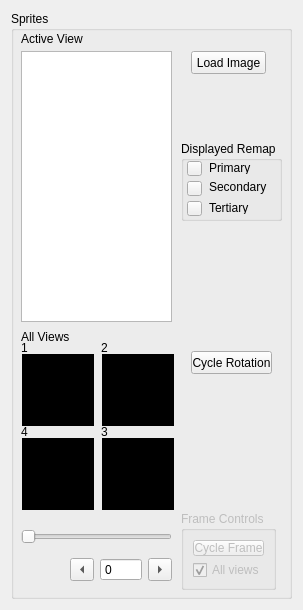
<?xml version="1.0" encoding="UTF-8"?>
<ui version="4.0">
 <class>Form</class>
 <widget class="QWidget" name="Form">
  <property name="geometry">
   <rect>
    <x>0</x>
    <y>0</y>
    <width>299</width>
    <height>610</height>
   </rect>
  </property>
  <property name="windowTitle">
   <string>Form</string>
  </property>
  <layout class="QGridLayout" name="gridLayout">
   <item row="0" column="0">
    <widget class="QGroupBox" name="groupBox_spriteSS">
     <property name="sizePolicy">
      <sizepolicy hsizetype="Fixed" vsizetype="Preferred">
       <horstretch>0</horstretch>
       <verstretch>0</verstretch>
      </sizepolicy>
     </property>
     <property name="minimumSize">
      <size>
       <width>281</width>
       <height>523</height>
      </size>
     </property>
     <property name="maximumSize">
      <size>
       <width>281</width>
       <height>16777215</height>
      </size>
     </property>
     <property name="title">
      <string>Sprites</string>
     </property>
     <widget class="QPushButton" name="pushButton_loadImage">
      <property name="geometry">
       <rect>
        <x>180</x>
        <y>40</y>
        <width>75</width>
        <height>23</height>
       </rect>
      </property>
      <property name="text">
       <string>Load Image</string>
      </property>
     </widget>
     <widget class="QLabel" name="sprite_view_preview0">
      <property name="enabled">
       <bool>true</bool>
      </property>
      <property name="geometry">
       <rect>
        <x>11</x>
        <y>343</y>
        <width>72</width>
        <height>72</height>
       </rect>
      </property>
      <property name="contextMenuPolicy">
       <enum>Qt::DefaultContextMenu</enum>
      </property>
      <property name="autoFillBackground">
       <bool>false</bool>
      </property>
      <property name="styleSheet">
       <string notr="true">QLabel {

	background-color: rgb(0, 0, 0);
}</string>
      </property>
      <property name="frameShape">
       <enum>QFrame::WinPanel</enum>
      </property>
      <property name="frameShadow">
       <enum>QFrame::Raised</enum>
      </property>
      <property name="lineWidth">
       <number>1</number>
      </property>
      <property name="text">
       <string/>
      </property>
      <property name="pixmap">
       <pixmap>:/images/res/frame.png</pixmap>
      </property>
     </widget>
     <widget class="QLabel" name="label_activeView">
      <property name="geometry">
       <rect>
        <x>10</x>
        <y>20</y>
        <width>71</width>
        <height>16</height>
       </rect>
      </property>
      <property name="text">
       <string>Active View</string>
      </property>
     </widget>
     <widget class="QLabel" name="label_2">
      <property name="geometry">
       <rect>
        <x>10</x>
        <y>318</y>
        <width>141</width>
        <height>16</height>
       </rect>
      </property>
      <property name="text">
       <string>All Views</string>
      </property>
     </widget>
     <widget class="QLabel" name="sprite_view_preview1">
      <property name="enabled">
       <bool>true</bool>
      </property>
      <property name="geometry">
       <rect>
        <x>91</x>
        <y>343</y>
        <width>72</width>
        <height>72</height>
       </rect>
      </property>
      <property name="contextMenuPolicy">
       <enum>Qt::DefaultContextMenu</enum>
      </property>
      <property name="autoFillBackground">
       <bool>false</bool>
      </property>
      <property name="styleSheet">
       <string notr="true">QLabel {

	background-color: rgb(0, 0, 0);
}</string>
      </property>
      <property name="frameShape">
       <enum>QFrame::WinPanel</enum>
      </property>
      <property name="frameShadow">
       <enum>QFrame::Raised</enum>
      </property>
      <property name="lineWidth">
       <number>1</number>
      </property>
      <property name="text">
       <string/>
      </property>
      <property name="pixmap">
       <pixmap>:/images/res/frame.png</pixmap>
      </property>
     </widget>
     <widget class="QLabel" name="sprite_view_preview2">
      <property name="enabled">
       <bool>true</bool>
      </property>
      <property name="geometry">
       <rect>
        <x>91</x>
        <y>427</y>
        <width>72</width>
        <height>72</height>
       </rect>
      </property>
      <property name="contextMenuPolicy">
       <enum>Qt::DefaultContextMenu</enum>
      </property>
      <property name="autoFillBackground">
       <bool>false</bool>
      </property>
      <property name="styleSheet">
       <string notr="true">QLabel {

	background-color: rgb(0, 0, 0);
}</string>
      </property>
      <property name="frameShape">
       <enum>QFrame::WinPanel</enum>
      </property>
      <property name="frameShadow">
       <enum>QFrame::Raised</enum>
      </property>
      <property name="lineWidth">
       <number>1</number>
      </property>
      <property name="text">
       <string/>
      </property>
      <property name="pixmap">
       <pixmap>:/images/res/frame.png</pixmap>
      </property>
     </widget>
     <widget class="QLabel" name="sprite_view_preview3">
      <property name="enabled">
       <bool>true</bool>
      </property>
      <property name="geometry">
       <rect>
        <x>11</x>
        <y>427</y>
        <width>72</width>
        <height>72</height>
       </rect>
      </property>
      <property name="contextMenuPolicy">
       <enum>Qt::DefaultContextMenu</enum>
      </property>
      <property name="autoFillBackground">
       <bool>false</bool>
      </property>
      <property name="styleSheet">
       <string notr="true">QLabel {

	background-color: rgb(0, 0, 0);
}</string>
      </property>
      <property name="frameShape">
       <enum>QFrame::WinPanel</enum>
      </property>
      <property name="frameShadow">
       <enum>QFrame::Raised</enum>
      </property>
      <property name="lineWidth">
       <number>1</number>
      </property>
      <property name="text">
       <string/>
      </property>
      <property name="pixmap">
       <pixmap>:/images/res/frame.png</pixmap>
      </property>
     </widget>
     <widget class="QPushButton" name="pushButton_cycleRotation">
      <property name="geometry">
       <rect>
        <x>180</x>
        <y>340</y>
        <width>81</width>
        <height>23</height>
       </rect>
      </property>
      <property name="text">
       <string>Cycle Rotation</string>
      </property>
     </widget>
     <widget class="QLabel" name="label">
      <property name="geometry">
       <rect>
        <x>10</x>
        <y>330</y>
        <width>47</width>
        <height>13</height>
       </rect>
      </property>
      <property name="text">
       <string>1</string>
      </property>
     </widget>
     <widget class="QLabel" name="label_3">
      <property name="geometry">
       <rect>
        <x>90</x>
        <y>330</y>
        <width>47</width>
        <height>13</height>
       </rect>
      </property>
      <property name="text">
       <string>2</string>
      </property>
     </widget>
     <widget class="QLabel" name="label_7">
      <property name="geometry">
       <rect>
        <x>10</x>
        <y>414</y>
        <width>47</width>
        <height>13</height>
       </rect>
      </property>
      <property name="text">
       <string>4</string>
      </property>
     </widget>
     <widget class="QLabel" name="label_8">
      <property name="geometry">
       <rect>
        <x>90</x>
        <y>414</y>
        <width>47</width>
        <height>13</height>
       </rect>
      </property>
      <property name="text">
       <string>3</string>
      </property>
     </widget>
     <widget class="QGroupBox" name="groupBox_remap">
      <property name="geometry">
       <rect>
        <x>170</x>
        <y>130</y>
        <width>101</width>
        <height>80</height>
       </rect>
      </property>
      <property name="title">
       <string>Displayed Remap</string>
      </property>
      <widget class="RemapColorSelectButton" name="pushButton_firstRemap">
       <property name="enabled">
        <bool>true</bool>
       </property>
       <property name="geometry">
        <rect>
         <x>6</x>
         <y>20</y>
         <width>15</width>
         <height>15</height>
        </rect>
       </property>
       <property name="toolTip">
        <string>&lt;html&gt;&lt;head/&gt;&lt;body&gt;&lt;p&gt;Change the color, with which the first remap should display in the viewing window. This does not change the object!&lt;/p&gt;&lt;/body&gt;&lt;/html&gt;</string>
       </property>
       <property name="styleSheet">
        <string notr="true"/>
       </property>
       <property name="text">
        <string/>
       </property>
      </widget>
      <widget class="QLabel" name="label_6">
       <property name="geometry">
        <rect>
         <x>28</x>
         <y>60</y>
         <width>47</width>
         <height>13</height>
        </rect>
       </property>
       <property name="text">
        <string>Tertiary</string>
       </property>
      </widget>
      <widget class="QLabel" name="label_5">
       <property name="geometry">
        <rect>
         <x>28</x>
         <y>36</y>
         <width>61</width>
         <height>20</height>
        </rect>
       </property>
       <property name="text">
        <string>Secondary</string>
       </property>
      </widget>
      <widget class="RemapColorSelectButton" name="pushButton_thirdRemap">
       <property name="enabled">
        <bool>true</bool>
       </property>
       <property name="geometry">
        <rect>
         <x>6</x>
         <y>60</y>
         <width>15</width>
         <height>15</height>
        </rect>
       </property>
       <property name="toolTip">
        <string>&lt;html&gt;&lt;head/&gt;&lt;body&gt;&lt;p&gt;Change the color, with which the third remap should display in the viewing window. This does not change the object!&lt;/p&gt;&lt;/body&gt;&lt;/html&gt;</string>
       </property>
       <property name="styleSheet">
        <string notr="true"/>
       </property>
       <property name="text">
        <string/>
       </property>
      </widget>
      <widget class="RemapColorSelectButton" name="pushButton_secondRemap">
       <property name="enabled">
        <bool>true</bool>
       </property>
       <property name="geometry">
        <rect>
         <x>6</x>
         <y>40</y>
         <width>15</width>
         <height>15</height>
        </rect>
       </property>
       <property name="toolTip">
        <string>&lt;html&gt;&lt;head/&gt;&lt;body&gt;&lt;p&gt;Change the color, with which the second remap should display in the viewing window. This does not change the object!&lt;/p&gt;&lt;/body&gt;&lt;/html&gt;</string>
       </property>
       <property name="styleSheet">
        <string notr="true"/>
       </property>
       <property name="text">
        <string/>
       </property>
      </widget>
      <widget class="QLabel" name="label_4">
       <property name="geometry">
        <rect>
         <x>28</x>
         <y>20</y>
         <width>47</width>
         <height>13</height>
        </rect>
       </property>
       <property name="text">
        <string>Primary</string>
       </property>
      </widget>
     </widget>
     <widget class="QGraphicsView" name="sprite_view_main">
      <property name="geometry">
       <rect>
        <x>10</x>
        <y>40</y>
        <width>151</width>
        <height>271</height>
       </rect>
      </property>
      <property name="autoFillBackground">
       <bool>false</bool>
      </property>
      <property name="horizontalScrollBarPolicy">
       <enum>Qt::ScrollBarAlwaysOff</enum>
      </property>
     </widget>
     <widget class="QGroupBox" name="widget_animation_controls">
      <property name="enabled">
       <bool>false</bool>
      </property>
      <property name="geometry">
       <rect>
        <x>170</x>
        <y>500</y>
        <width>95</width>
        <height>79</height>
       </rect>
      </property>
      <property name="title">
       <string>Frame Controls</string>
      </property>
      <property name="flat">
       <bool>false</bool>
      </property>
      <property name="checkable">
       <bool>false</bool>
      </property>
      <layout class="QVBoxLayout" name="verticalLayout">
       <item>
        <widget class="QPushButton" name="pushButton_cycleFrame">
         <property name="text">
          <string>Cycle Frame</string>
         </property>
        </widget>
       </item>
       <item>
        <widget class="QCheckBox" name="checkBox_allViewsCycleFrame">
         <property name="text">
          <string>All views</string>
         </property>
         <property name="checked">
          <bool>true</bool>
         </property>
        </widget>
       </item>
      </layout>
     </widget>
     <widget class="QWidget" name="groupBox_frame_controls" native="true">
      <property name="enabled">
       <bool>true</bool>
      </property>
      <property name="geometry">
       <rect>
        <x>10</x>
        <y>510</y>
        <width>151</width>
        <height>70</height>
       </rect>
      </property>
      <layout class="QGridLayout" name="gridLayout_2" rowstretch="0,0" columnstretch="1,2,1,0">
       <item row="0" column="0" colspan="4">
        <widget class="QSlider" name="horizontalSlider_spriteIndex">
         <property name="enabled">
          <bool>true</bool>
         </property>
         <property name="maximum">
          <number>0</number>
         </property>
         <property name="pageStep">
          <number>1</number>
         </property>
         <property name="orientation">
          <enum>Qt::Horizontal</enum>
         </property>
         <property name="tickPosition">
          <enum>QSlider::NoTicks</enum>
         </property>
         <property name="tickInterval">
          <number>21</number>
         </property>
        </widget>
       </item>
       <item row="1" column="3">
        <widget class="QToolButton" name="toolButton_2">
         <property name="enabled">
          <bool>true</bool>
         </property>
         <property name="text">
          <string/>
         </property>
         <property name="autoRepeat">
          <bool>true</bool>
         </property>
         <property name="arrowType">
          <enum>Qt::RightArrow</enum>
         </property>
        </widget>
       </item>
       <item row="1" column="2">
        <widget class="QSpinBox" name="spinbox_sprite_index">
         <property name="enabled">
          <bool>true</bool>
         </property>
         <property name="buttonSymbols">
          <enum>QAbstractSpinBox::NoButtons</enum>
         </property>
         <property name="showGroupSeparator" stdset="0">
          <bool>false</bool>
         </property>
         <property name="maximum">
          <number>0</number>
         </property>
        </widget>
       </item>
       <item row="1" column="1">
        <widget class="QToolButton" name="toolButton">
         <property name="enabled">
          <bool>true</bool>
         </property>
         <property name="text">
          <string/>
         </property>
         <property name="autoRepeat">
          <bool>true</bool>
         </property>
         <property name="arrowType">
          <enum>Qt::LeftArrow</enum>
         </property>
        </widget>
       </item>
      </layout>
     </widget>
     <zorder>groupBox_frame_controls</zorder>
     <zorder>widget_animation_controls</zorder>
     <zorder>pushButton_loadImage</zorder>
     <zorder>sprite_view_preview0</zorder>
     <zorder>label_activeView</zorder>
     <zorder>label_2</zorder>
     <zorder>sprite_view_preview1</zorder>
     <zorder>sprite_view_preview2</zorder>
     <zorder>sprite_view_preview3</zorder>
     <zorder>pushButton_cycleRotation</zorder>
     <zorder>label</zorder>
     <zorder>label_3</zorder>
     <zorder>label_7</zorder>
     <zorder>label_8</zorder>
     <zorder>groupBox_remap</zorder>
     <zorder>sprite_view_main</zorder>
    </widget>
   </item>
  </layout>
 </widget>
 <customwidgets>
  <customwidget>
   <class>RemapColorSelectButton</class>
   <extends>QPushButton</extends>
   <header>customwidgets</header>
  </customwidget>
 </customwidgets>
 <resources/>
 <connections>
  <connection>
   <sender>toolButton</sender>
   <signal>clicked()</signal>
   <receiver>spinbox_sprite_index</receiver>
   <slot>stepDown()</slot>
   <hints>
    <hint type="sourcelabel">
     <x>77</x>
     <y>568</y>
    </hint>
    <hint type="destinationlabel">
     <x>130</x>
     <y>568</y>
    </hint>
   </hints>
  </connection>
  <connection>
   <sender>toolButton_2</sender>
   <signal>clicked()</signal>
   <receiver>spinbox_sprite_index</receiver>
   <slot>stepUp()</slot>
   <hints>
    <hint type="sourcelabel">
     <x>144</x>
     <y>567</y>
    </hint>
    <hint type="destinationlabel">
     <x>123</x>
     <y>567</y>
    </hint>
   </hints>
  </connection>
  <connection>
   <sender>spinbox_sprite_index</sender>
   <signal>valueChanged(int)</signal>
   <receiver>horizontalSlider_spriteIndex</receiver>
   <slot>setValue(int)</slot>
   <hints>
    <hint type="sourcelabel">
     <x>112</x>
     <y>567</y>
    </hint>
    <hint type="destinationlabel">
     <x>112</x>
     <y>537</y>
    </hint>
   </hints>
  </connection>
  <connection>
   <sender>horizontalSlider_spriteIndex</sender>
   <signal>valueChanged(int)</signal>
   <receiver>spinbox_sprite_index</receiver>
   <slot>setValue(int)</slot>
   <hints>
    <hint type="sourcelabel">
     <x>81</x>
     <y>540</y>
    </hint>
    <hint type="destinationlabel">
     <x>107</x>
     <y>567</y>
    </hint>
   </hints>
  </connection>
 </connections>
</ui>
